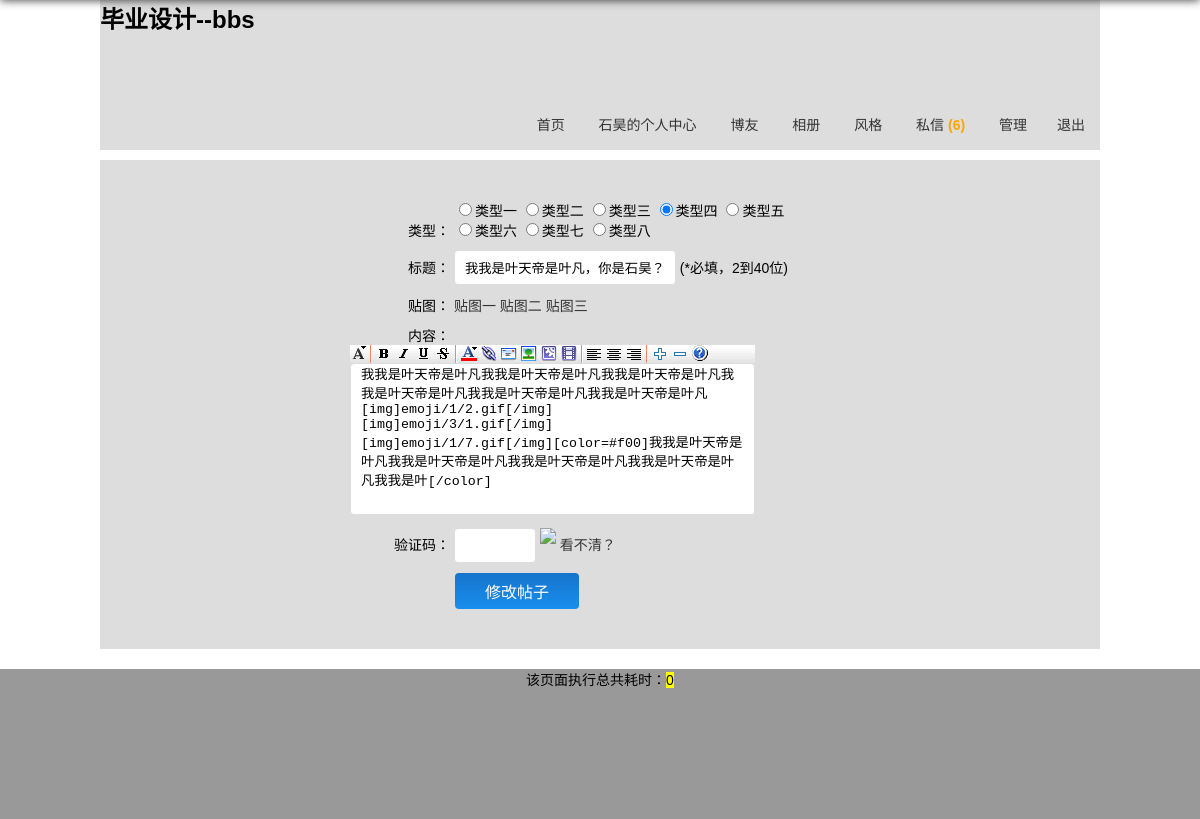
/article_modify.php?id=7 (signed in), run on the app's committed database.
### tables this page shows
CREATE TABLE IF NOT EXISTS `bbs_system` (
  `bbs_id` mediumint(8) unsigned NOT NULL AUTO_INCREMENT COMMENT 'id',
  `bbs_webname` varchar(20) NOT NULL COMMENT '网站名称',
  `bbs_article_num` varchar(20) NOT NULL DEFAULT '0' COMMENT '首页最新主题分页数',
  `bbs_blog_num` varchar(20) NOT NULL DEFAULT '0' COMMENT '博友分页数',
  `bbs_photo_num` varchar(20) NOT NULL DEFAULT '0' COMMENT '相册分页数',
  `bbs_hot_num` varchar(20) NOT NULL DEFAULT '0' COMMENT '首页主题排行列表数',
  `bbs_newuser_num` varchar(20) NOT NULL DEFAULT '0' COMMENT '首页新晋会员列表数',
  `bbs_skin` tinyint(1) unsigned NOT NULL DEFAULT '0' COMMENT '网站皮肤',
  `bbs_string` text NOT NULL COMMENT '网站敏感字符串过滤',
  `bbs_post_time` tinyint(3) unsigned NOT NULL DEFAULT '0' COMMENT '发帖限制间隔时间',
  `bbs_repost_time` tinyint(3) unsigned NOT NULL DEFAULT '0' COMMENT '回帖间隔时间限制',
  `bbs_code` tinyint(1) unsigned NOT NULL DEFAULT '0' COMMENT '是否启用验证码',
  `bbs_register` tinyint(1) unsigned NOT NULL DEFAULT '0' COMMENT '是否启用注册功能',
  `bbs_last_modify_date` datetime NOT NULL COMMENT '最后修改时间',
  `bbs_modify_user` varchar(20) DEFAULT NULL COMMENT '最后修改人',
  PRIMARY KEY (`bbs_id`)
);

CREATE TABLE IF NOT EXISTS `bbs_article` (
  `bbs_id` mediumint(8) unsigned NOT NULL AUTO_INCREMENT COMMENT '帖子id',
  `bbs_reid` mediumint(8) unsigned NOT NULL DEFAULT '0' COMMENT '主题id',
  `bbs_username` varchar(20) NOT NULL COMMENT '发帖人',
  `bbs_type` tinyint(2) unsigned NOT NULL COMMENT '帖子类型',
  `bbs_title` varchar(40) NOT NULL COMMENT '帖子标题',
  `bbs_content` text NOT NULL COMMENT '帖子内容',
  `bbs_readcount` mediumint(8) unsigned NOT NULL COMMENT '阅读量',
  `bbs_commentcount` mediumint(8) unsigned NOT NULL COMMENT '评论量',
  `bbs_nice` tinyint(1) unsigned NOT NULL DEFAULT '0' COMMENT '精华帖',
  `bbs_last_modify_date` datetime NOT NULL COMMENT '最后修改时间',
  `bbs_date` datetime NOT NULL COMMENT '发帖时间',
  PRIMARY KEY (`bbs_id`)
);

### includes/common.inc.php (called while the page is built, shortened)
<?php
require ROOT_PATH.'includes/global.func.php';
require ROOT_PATH.'includes/mysql.func.php';
if (!!$rows = fetch_array("SELECT bbs_webname,bbs_article_num,bbs_blog_num,bbs_photo_num,bbs_hot_num,bbs_newuser_num,bbs_skin,bbs_string,bbs_post_time,bbs_repost_time,bbs_code,bbs_register,bbs_last_modify_date,bbs_modify_user FROM bbs_system WHERE  bbs_id=1 LIMIT 1")) {
    $system = array();
    $system['webname']=$rows['bbs_webname'];
    $system['article_num']=$rows['bbs_article_num'];
    $system['blog_num']=$rows['bbs_blog_num'];
    $system['photo_num']=$rows['bbs_photo_num'];
    $system['hot_num']=$rows['bbs_hot_num'];
    $system['newuser_num']=$rows['bbs_newuser_num'];
    $system['skin']=$rows['bbs_skin'];
    $system['string']=$rows['bbs_string'];
    $system['post_time']=$rows['bbs_post_time'];
    $system['repost_time']=$rows['bbs_repost_time'];
    $system['code']=$rows['bbs_code'];
    $system['register']=$rows['bbs_register'];
    $system['last_modify_date']=$rows['bbs_last_modify_date'];
    $system['modify_user']=$rows['bbs_modify_user'];
    $system=html($system);
}else{
    exit('系统表读取错误，请联系管理员');
}
?>

### includes/mysql.func.php (called while the page is built, shortened)
<?php
function query($sql){
    if(!$result = mysql_query($sql)){
        exit('SQL执行失败'.mysql_error());
    }
    return $result;
}
function fetch_array($sql){
    return mysql_fetch_array(query($sql),MYSQL_ASSOC);
}
?>

### includes/global.func.php (called while the page is built, shortened)
<?php
function html($str){
    if (is_array($str)) {
        foreach ($str as $key => $value) {
            $str[$key] = html($value);
        }
    }else{
        $str = htmlspecialchars($str);
    }
    return $str;
}
?>

### article_modify.php (the view, shortened to what this page needs)
<?php
require dirname(__FILE__).'/includes/common.inc.php';
if (isset($_GET['id'])) {
    if (!!$rows = fetch_array("SELECT bbs_username,bbs_title,bbs_type,bbs_content FROM bbs_article WHERE bbs_reid=0 AND bbs_id='{$_GET['id']}'")) {
        $html = array();
        $html['id']=$_GET['id'];
        $html['username'] = $rows['bbs_username'];
        $html['title'] = $rows['bbs_title'];
        $html['type'] = $rows['bbs_type'];
        $html['content'] = $rows['bbs_content'];
        $html = html($html);
    }else{
        alert('不存在这个主题');
    }
}else{
    alert('非法操作');
}
?>
<!DOCTYPE html>
<html lang="en">
<head>
    <link rel="stylesheet" type="text/css" href="css/reset.css">
    <link rel="stylesheet" type="text/css" href="css/main.css">
</head>
<body>
    <?php
        require ROOT_PATH.'includes/header.inc.php';
    ?>
    <div class="container mt10 ddd post">
        <form class="form-horizontal" method="post" name="post" action="?action=modify">
            <div class="form-groups">
                <label class="form-labels" for="type1" >类型：</label>
                <div class="controls" style="width:350px;" id="type">
                    <label for="type1"><input id="type1" type="radio" name="type" value="1" checked>类型一</label>
                    <label for="type2"><input id="type2" type="radio" name="type" value="2">类型二</label>
                    <label for="type3"><input id="type3" type="radio" name="type" value="3">类型三</label>
                    <label for="type4"><input id="type4" type="radio" name="type" value="4">类型四</label>
                    <label for="type5"><input id="type5" type="radio" name="type" value="5">类型五</label>
                    <label for="type6"><input id="type6" type="radio" name="type" value="6">类型六</label>
                    <label for="type7"><input id="type7" type="radio" name="type" value="7">类型七</label>
                    <label for="type8"><input id="type8" type="radio" name="type" value="8">类型八</label>
                </div>
            </div>
            <div class="form-groups">
                <label class="form-labels" for="type1" >标题：</label>
                <div class="controls">
                    <input type="text" name="title" value="<?php echo $html['title'];?>"> (*必填，2到40位)
                </div>
            </div>
            <div class="form-groups">
                <label class="form-labels" for="type1" >贴图：</label>
                <div class="controls" id="emoji">
                    <a href="javascript:;">贴图一</a>
                    <a href="javascript:;">贴图二</a>
                    <a href="javascript:;">贴图三</a>
                </div>
            </div>
            <div class="form-groups relative">
                <label class="form-labels" for="type1" >内容：</label>
                <div class="controls">
                    <?php include ROOT_PATH.'includes/ubb.inc.php'; ?>
                    <textarea name="content" cols="46" rows="10"><?php echo $html['content'];?></textarea>
                </div>
            </div>
            <div class="form-groups">
                <label class="form-labels" for="" >验证码：</label>
                <div class="controls" >
                    <input type="text" name="code" class="code"  >
                    <img src="code.php" id="code">
                    <a id="refreshCode" style="display:inline-block" href="javascript:" title="看不清">看不清？</a>
                </div>
            </div>
            <div class="form-groups">
                <input type="submit" class="btn-blue" value="修改帖子" >
            </div>
        </form>
    </div>
    <?php
        require ROOT_PATH.'includes/footer.inc.php';
    ?>
</body>
</html>

### includes/header.inc.php (shortened to what this page needs)
<?php
global $system;
?>
<header class="container h150 header">
    <h1><?php echo $system['webname']; ?></h1>
    <nav>
        <ul class="tr">
            <li><a href="../index.php">首页</a></li>
            <?php if (isset($_COOKIE['username'])) {
                echo '<li><a href="../userzone.php">'.$_COOKIE['username'].'的'.'个人中心</a></li>';
            }else{
                echo '<li><a href="../register.php">注册</a></li>
            <li><a href="../login.php">登录</a></li>';
                } ?>
            <li><a href="../blog.php">博友</a></li>
            <li><a href="../photo_dir.php">相册</a></li>
            <li class="relative" id="fenge"><a href="javascript:;">风格</a>
            </li>
            <li><a href="message.php" title="查看信息">私信 <?php echo $GLOBALS['message']; ?></a></li>
            <?php
                if (isset($_COOKIE['username']) && isset($_SESSION['admin'])) {
                    echo '<li><a href="manage.php">管理</a></li>';
                }
                if (isset($_COOKIE['username'])) {
                echo '<li><a href="../logout.php">退出</a></li>';
            } ?>
        </ul>
    </nav>
</header>

### css/main.css (style rules this page uses)
.header { background: #ddd; }
.header h1 { height:100px; width:300px; }
.header li { display:inline-block; height:50px; line-height: 50px; }
.header a { display:inline-block;padding:0 15px; }
.register form,.post form { width:500px; margin:0 auto; }
#code { cursor: pointer; }

### data on the page
bbs_system: bbs_webname "毕业设计--bbs"
bbs_article: title "我我是叶天帝是叶凡，你是石昊？", content "我我是叶天帝是叶凡我我是叶天帝是叶凡我我是叶天帝是叶凡我我是叶天帝是叶凡我我是叶天帝是叶凡我我是叶天帝是叶凡[img]emoji/1/2.gif[/img][img]emoji/3/1.gif[/img][img]emoji/1/7.gif[/img][color=#f00]我我是叶天帝是叶凡我我是叶天帝是叶凡我我是叶天帝是叶凡我我是叶天帝是叶凡我我是叶[/color]"

### other printed values
$_COOKIE['username'] "石昊"
$GLOBALS['message'] "(6)"
runtime()-TIME_START "0"
